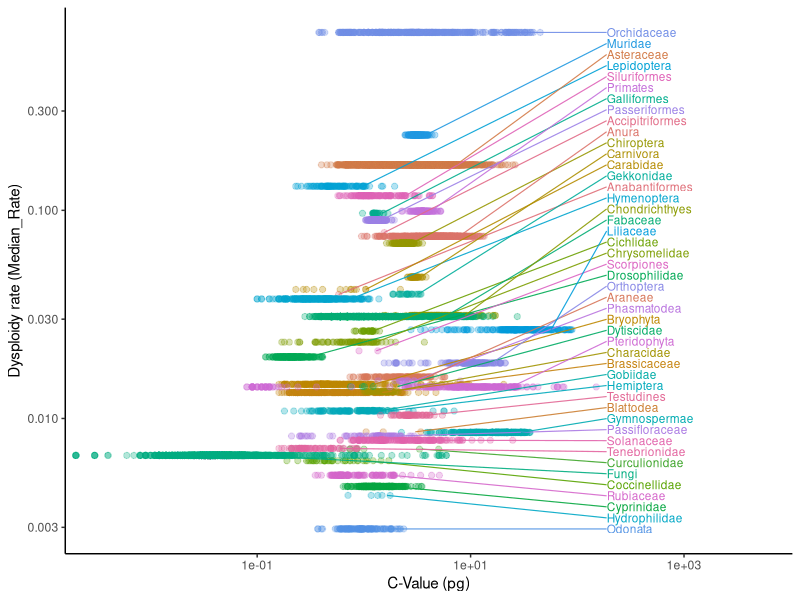
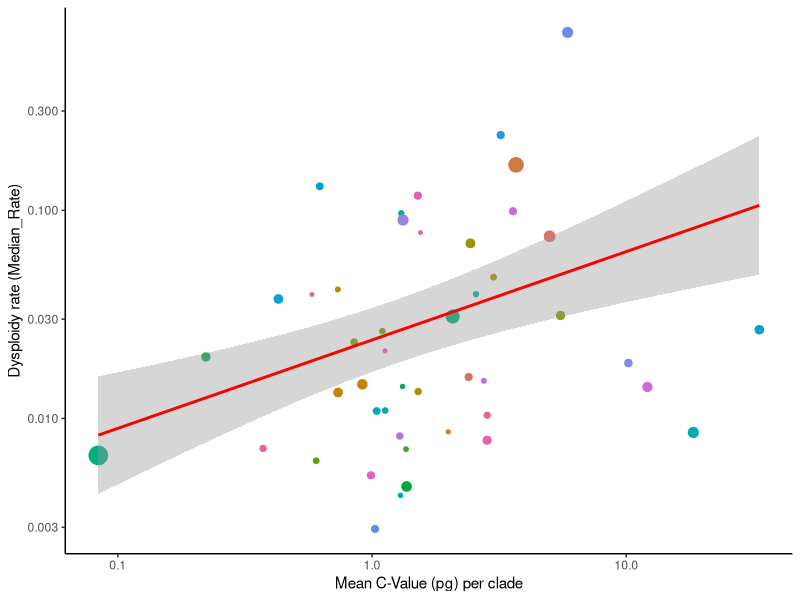

Recreate these plots in R, in order.
# ------------------------------------------------------------
# Full script: distinct color per clade, NO legend,
# and non-overlapping right-side colored clade labels with leader lines
# ------------------------------------------------------------

# ---- 0. Load data ----
animals <- read.csv("animals.csv")
plants  <- read.csv("plants.fungi.csv")
rates   <- read.csv("../../results/median_dysploidy_rates.csv")
rates$Clade <- paste0(toupper(substr(rates$Clade, 1, 1)), substr(rates$Clade, 2, nchar(rates$Clade)))

# ------------------------------------------------------------
# Full script: distinct color per clade, NO legend,
# and non-overlapping right-side colored clade labels with leader lines
# ------------------------------------------------------------

# ---- 1. Build merged plotting dataset ----
new_dat <- data.frame()

for (i in 1:length(rates$Clade)) {
  
  clade <- rates$Clade[i]
  rate  <- rates$Median_Rate[i]
  
  # ---- CASE 1: plants ----
  if (clade %in% plants$Family) {
    
    idx <- plants$Family == clade
    
    rows <- data.frame(
      genome_size = plants$Cvalue[idx],
      Clade       = clade,
      Median_Rate = rate,
      Source      = "Plants"
    )
    
    new_dat <- rbind(new_dat, rows)
    
  } else {
    
    # ---- CASE 2: animals ----
    family_name <- clade
    
    if (clade == "Iguania")    family_name <- "Iguanidae"
    if (clade == "Scincoidea") family_name <- "Scincidae"
    
    idx <- animals$Order  == family_name |
      animals$Family == family_name |
      animals$Class  == family_name
    
    if (any(idx, na.rm = TRUE)) {
      
      rows <- data.frame(
        genome_size = animals$Cvalue[idx],
        Clade       = clade,
        Median_Rate = rate,
        Source      = "Animals"
      )
      
      new_dat <- rbind(new_dat, rows)
    }
  }
}

# ---- 2. Libraries ----
library(ggplot2)
library(dplyr)

# ---- 3. Clean / coerce types ----
new_dat$genome_size <- as.numeric(new_dat$genome_size)
new_dat$Median_Rate <- as.numeric(new_dat$Median_Rate)

# Drop rows that break log scales
new_dat <- new_dat %>%
  filter(
    is.finite(genome_size), is.finite(Median_Rate),
    genome_size > 0, Median_Rate > 0
  )

# Stable factor ordering
new_dat$Clade <- factor(new_dat$Clade, levels = sort(unique(new_dat$Clade)))
n_clades <- nlevels(new_dat$Clade)

# ---- 4. One unique color per clade ----
cols <- setNames(
  grDevices::hcl.colors(n_clades, "Dark 3"),
  levels(new_dat$Clade)
)

# ---- 5. Build non-overlapping label positions + leader lines ----
# Representative y per clade: median rate
# Representative x per clade: a high quantile of genome_size (anchor near right edge of that clade’s cloud)
rep_df <- new_dat %>%
  group_by(Clade) %>%
  summarize(
    y_anchor = median(Median_Rate, na.rm = TRUE),
    x_anchor = as.numeric(quantile(genome_size, probs = 0.90, na.rm = TRUE)),
    .groups = "drop"
  ) %>%
  filter(is.finite(x_anchor), is.finite(y_anchor), x_anchor > 0, y_anchor > 0)

# Global plot bounds
x_max <- max(new_dat$genome_size, na.rm = TRUE)
y_min <- min(new_dat$Median_Rate, na.rm = TRUE)
y_max <- max(new_dat$Median_Rate, na.rm = TRUE)

# Put labels in a neat vertical stack *in log space* (so it looks even on a log axis)
# Order by the clade’s anchor y so leader lines cross less.
rep_df <- rep_df %>%
  arrange(y_anchor) %>%
  mutate(
    # label column x location slightly beyond the data
    x_label = x_max * 1.25,
    # evenly spaced positions in log10(y)
    y_label = 10^(seq(log10(y_min), log10(y_max), length.out = n()))
  )

# ---- 6. Plot ----
p <- ggplot(new_dat, aes(x = genome_size, y = Median_Rate, color = Clade)) +
  geom_point(alpha = 0.3, size = 1.8, show.legend = FALSE) +
  
  # leader lines from clade anchor -> label position
  geom_segment(
    data = rep_df,
    aes(x = x_anchor, y = y_anchor, xend = x_label, yend = y_label, color = Clade),
    linewidth = 0.4,
    alpha = 0.9,
    show.legend = FALSE
  ) +
  
  # stacked colored labels
  geom_text(
    data = rep_df,
    aes(x = x_label, y = y_label, label = Clade, color = Clade),
    hjust = 0,
    size = 3,
    show.legend = FALSE
  ) +
  
  scale_x_log10(expand = expansion(mult = c(0.02, 0.35))) +
  scale_y_log10() +
  scale_color_manual(values = cols) +
  theme_classic() +
  theme(legend.position = "none") +
  labs(
    x = "C-Value (pg)",
    y = "Dysploidy rate (Median_Rate)"
  )

print(p)



# ------------------------------------------------------------
# Plot 2: mean C-value per clade vs dysploidy rate
# (base R aggregation + weighted regression)
# ------------------------------------------------------------

# mean C-value per clade
mean_C <- aggregate(genome_size ~ Clade, data = new_dat, mean)

# one rate per clade (they are constant within clade)
rate_df <- aggregate(Median_Rate ~ Clade, data = new_dat, function(x) x[1])

# weights = number of observations per clade
n_df <- aggregate(genome_size ~ Clade, data = new_dat, length)
names(n_df)[2] <- "n"

# merge summaries
clade_summary <- Reduce(function(x, y) merge(x, y, by = "Clade"),
                        list(mean_C, rate_df, n_df))

# weighted regression in log–log space
fit <- lm(log10(Median_Rate) ~ log10(genome_size),
          data = clade_summary,
          weights = n)
print(summary(fit))

# plot
p2 <- ggplot(clade_summary,
             aes(x = genome_size, y = Median_Rate, color = Clade)) +
  geom_point(aes(size = n), show.legend = FALSE) +
  geom_smooth(method = "lm", se = TRUE, aes(weight = n), color = "red") +
  scale_x_log10() +
  scale_y_log10() +
  scale_color_manual(values = cols) +
  theme_classic() +
  theme(legend.position = "none") +
  labs(
    x = "Mean C-Value (pg) per clade",
    y = "Dysploidy rate (Median_Rate)"
  )

print(p2)
